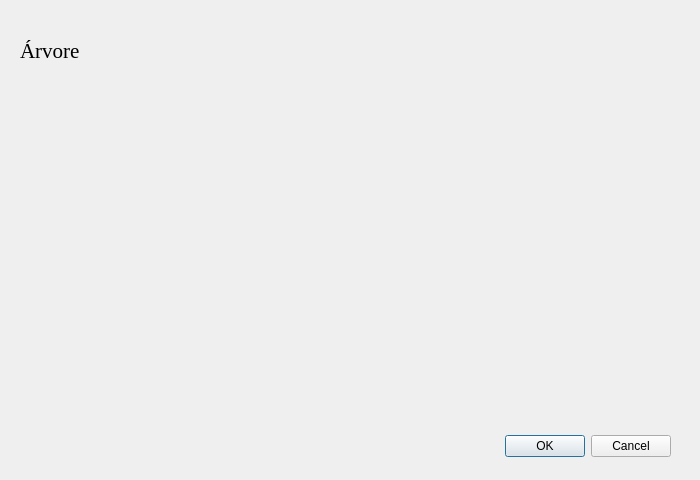
<?xml version="1.0" encoding="UTF-8"?>
<ui version="4.0">
 <class>Arvore</class>
 <widget class="QDialog" name="Arvore">
  <property name="geometry">
   <rect>
    <x>0</x>
    <y>0</y>
    <width>700</width>
    <height>480</height>
   </rect>
  </property>
  <property name="windowTitle">
   <string>Dialog</string>
  </property>
  <widget class="QDialogButtonBox" name="buttonBox">
   <property name="geometry">
    <rect>
     <x>330</x>
     <y>430</y>
     <width>341</width>
     <height>32</height>
    </rect>
   </property>
   <property name="orientation">
    <enum>Qt::Horizontal</enum>
   </property>
   <property name="standardButtons">
    <set>QDialogButtonBox::Cancel|QDialogButtonBox::Ok</set>
   </property>
  </widget>
  <widget class="QLabel" name="label">
   <property name="geometry">
    <rect>
     <x>20</x>
     <y>10</y>
     <width>201</width>
     <height>81</height>
    </rect>
   </property>
   <property name="font">
    <font>
     <family>Times New Roman</family>
     <pointsize>16</pointsize>
    </font>
   </property>
   <property name="text">
    <string>Árvore</string>
   </property>
  </widget>
 </widget>
 <resources/>
 <connections>
  <connection>
   <sender>buttonBox</sender>
   <signal>accepted()</signal>
   <receiver>Arvore</receiver>
   <slot>accept()</slot>
   <hints>
    <hint type="sourcelabel">
     <x>248</x>
     <y>254</y>
    </hint>
    <hint type="destinationlabel">
     <x>157</x>
     <y>274</y>
    </hint>
   </hints>
  </connection>
  <connection>
   <sender>buttonBox</sender>
   <signal>rejected()</signal>
   <receiver>Arvore</receiver>
   <slot>reject()</slot>
   <hints>
    <hint type="sourcelabel">
     <x>316</x>
     <y>260</y>
    </hint>
    <hint type="destinationlabel">
     <x>286</x>
     <y>274</y>
    </hint>
   </hints>
  </connection>
 </connections>
</ui>
